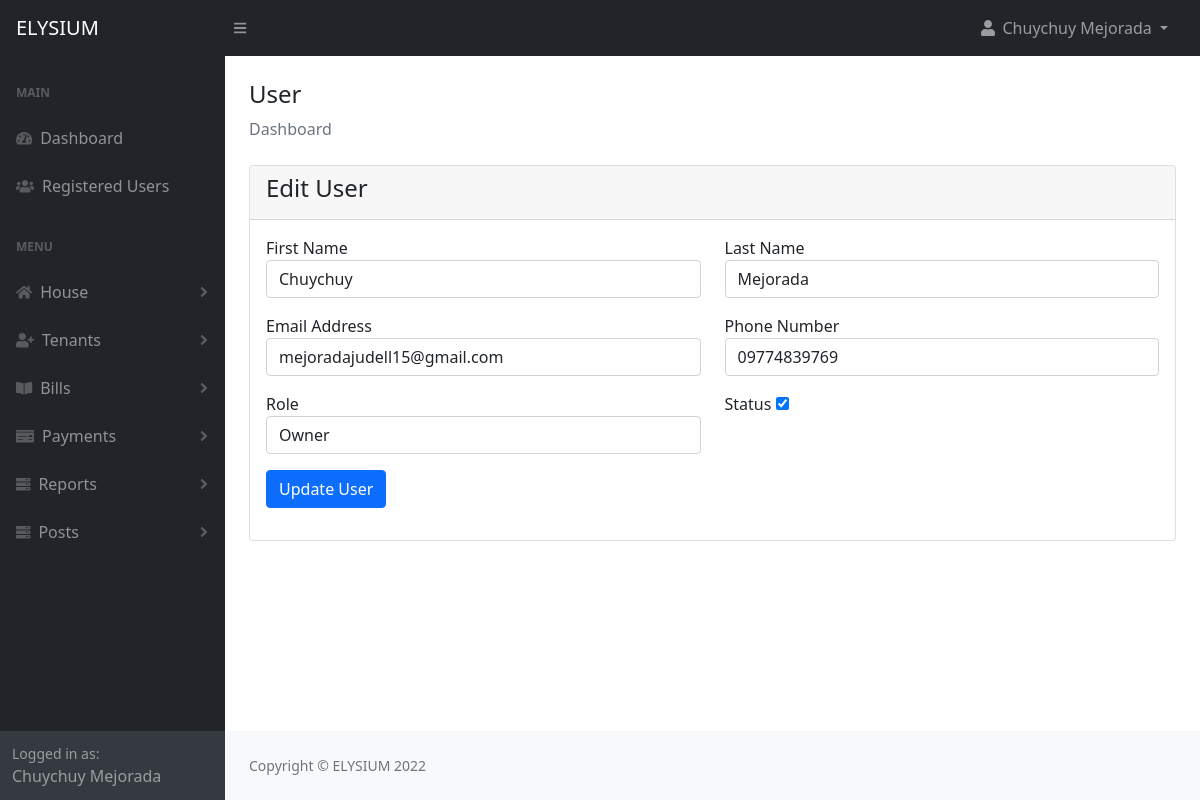
The page /admin/edit-register.php?id=1 (signed in) on the database as committed earlier.
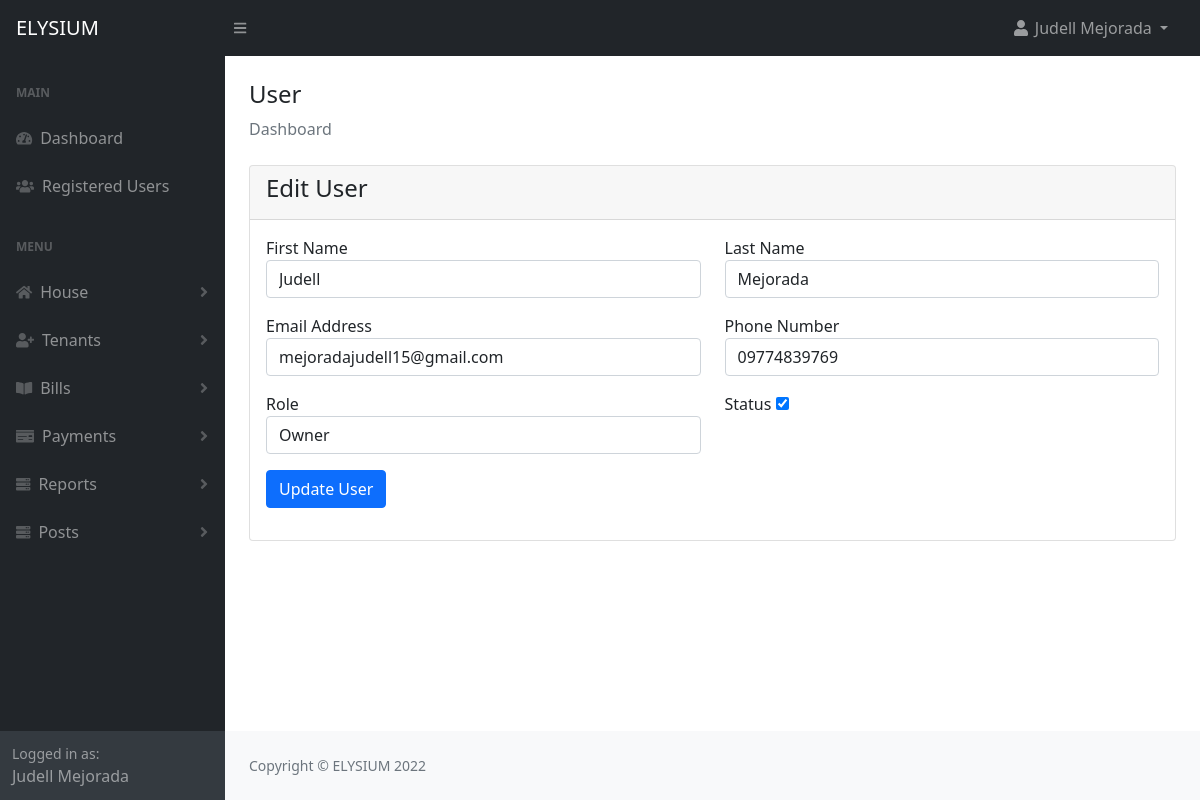
The same page on the database as committed later.
### tables this page shows
CREATE TABLE `users` (
  `id` int(11) NOT NULL,
  `fname` varchar(191) NOT NULL,
  `lname` varchar(191) NOT NULL,
  `email` varchar(191) NOT NULL,
  `phone` varchar(15) DEFAULT NULL,
  `password` varchar(191) NOT NULL,
  `verify_token` varchar(200) NOT NULL,
  `role_as` tinyint(4) NOT NULL DEFAULT 0,
  `status` tinyint(1) NOT NULL DEFAULT 0 COMMENT '0-inactive, 1 -active, 2- delete',
  `created_at` timestamp NOT NULL DEFAULT current_timestamp()
);

### admin/edit-register.php (the view, shortened to what the changed rows need)
<?php
include("authentication.php");
include("includes/header.php");
?>
<div class="container-fluid px-4">
    <div class="row">
        <div class="col-md-12">
            <div class="card">
                <div class="card-body">
                    <?php
                    if(isset($_GET['id']))
                    {
                        $user_id = $_GET['id'];
                        $users = "SELECT * FROM users WHERE id='$user_id'";
                        $users_run = mysqli_query($con, $users);
                        if(mysqli_num_rows($users_run) > 0)
                        {
                            foreach($users_run as $user)
                            {
                            ?>
                            <form action="code.php" method="POST">
                                <div class="row">
                                    <div class="col-md-6 mb-3">
                                        <label for="">First Name</label>
                                        <input type="text" name="fname" value= "<?=$user['fname'];?>" class="form-control">
                                    </div>
                                    <div class="col-md-6 mb-3">
                                        <label for="">Last Name</label>
                                        <input type="text" name="lname" value= "<?=$user['lname'];?>" class="form-control">
                                    </div>
                                    <div class="col-md-6 mb-3">
                                        <label for="">Email Address</label>
                                        <input type="text" name="email" value= "<?=$user['email'];?>" class="form-control">
                                    </div>
                                    <div class="col-md-6 mb-3">
                                        <label for="">Phone Number</label>
                                        <input type="text" name="phone" value= "<?=$user['phone'];?>" class="form-control">
                                    </div>
                                    <div class="col-md-6 mb-3">
                                        <label for="">Role</label>
                                        <select name="role_as" required class="form-control">
                                            <option value="1" <?=$user['role_as'] == '1' ? 'selected':''?>>Owner</option>
                                        </select>
                                    </div>
                                    <div class="col-md-6 mb-3">
                                        <label for="">Status</label>
                                        <input type="checkbox" name = "status" <?=$user['status'] == '1' ? 'checked':''?> width="70px" height="70px">
                                    </div>
                                    <div class="col-md-6 mb-3">
                                        <button type="submit" name="update_user" class="btn btn-primary">Update User</button>
                                    </div>
                                </div>
                            </form>
                            <?php
                            }
                        }
                        else
                        {
                            ?>
                            <h4>No Record Found</h4>
                            <?php
                        }
                    }
                    ?>
                </div>
            </div>
        </div>
    </div>
</div>
<?php
include("includes/footer.php");
include("includes/scripts.php");
?>

### admin/includes/navbar-top.php (shortened to what the changed rows need)
<nav class="sb-topnav navbar navbar-expand navbar-dark bg-dark">
    <ul class="navbar-nav ms-auto ms-md-0 me-3 me-lg-4">
        <li class="nav-item dropdown">
            <a class="nav-link dropdown-toggle" id="navbarDropdown" href="#" role="button" data-bs-toggle="dropdown" aria-expanded="false">
                <i class="fas fa-user fa-fw"></i> <?= $_SESSION['auth_user']['user_name']; ?>
            </a>
        </li>
    </ul>
</nav>

### admin/includes/sidebar.php (shortened to what the changed rows need)
<div id="layoutSidenav_nav">
    <nav class="sb-sidenav accordion sb-sidenav-dark" id="sidenavAccordion">
        <div class="sb-sidenav-menu">
            <div class="nav">
            </div>
        </div>
        <div class="sb-sidenav-footer">
            <div class="small">Logged in as:</div>
            <?php if(isset($_SESSION['auth_user'])) : ?>
            <?= $_SESSION['auth_user']['user_name']; ?>
            <?php endif;?>
        </div>
    </nav>
</div>

Rows that differ between the two databases and show on the page:
changed users "Mejorada": fname "Chuychuy" → "Judell"
Other text that changed with them:
$_SESSION['auth_user']['user_name']: "Chuychuy Mejorada" → "Judell Mejorada"
